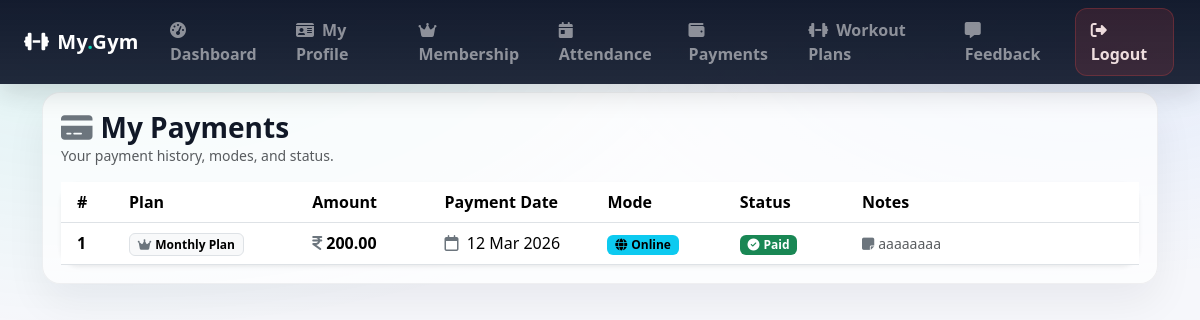
The page /member-payments/ (signed in) on the database its author committed.
### gymapp/models.py (models this page shows, shortened)
class Payment(models.Model):
    PAYMENT_MODE_CHOICES = (
        ('CASH', 'Cash'),
        ('ONLINE', 'Online'),
    )
    PAYMENT_STATUS_CHOICES = (
        ('PAID', 'Paid'),
        ('PENDING', 'Pending'),
    )
    member = models.ForeignKey(
        MemberProfile,on_delete=models.CASCADE, # If member is deleted, delete payment records
        related_name='payments' # Access payments via member.payments
    )
    plan = models.ForeignKey(
        MembershipPlan, on_delete=models.SET_NULL, # If plan is deleted, set to null
        null=True, blank=True,
        related_name='payments'  # Access payments via plan.payments
        )
    amount = models.DecimalField(max_digits=8, decimal_places=2) # e.g., 4549.99
    payment_date = models.DateField(default=timezone.now) # Date when payment was made
    mode = models.CharField(max_length=50, choices=PAYMENT_MODE_CHOICES) # e.g., Credit Card, Cash, etc.
    status = models.CharField(max_length=50, choices=PAYMENT_STATUS_CHOICES)
    notes = models.TextField(blank=True) # Optional field for any additional notes about the payment

class MembershipPlan(models.Model):
    name = models.CharField(max_length=100)
    duration_months = models.PositiveIntegerField() #e.g., 1, 3, 6, 12 monts
    fee = models.DecimalField(max_digits=6, decimal_places=2) #e.g., 4549.99
    description = models.TextField(blank=True)

### gymapp/views.py (the view)
# urls.py: path('member-payments/', member_payments, name='member_payments'),
@member_required
def member_payments(request):
    member_profile = MemberProfile.objects.get(user=request.user)
    payments = Payment.objects.filter(member=member_profile).order_by('-payment_date')
    return render(request, 'member_payments.html', {'payments': payments})

### gymapp/views.py (called while the page is built)
def member_required(view_func):
    @wraps(view_func)
    def wrapper(request, *args, **kwargs):
        if not request.user.is_authenticated or getattr(request.user, 'role', None) != 'MEMBER':
            messages.error(request, "You must be an admin to access this page.")
            return redirect('member_login')
        return view_func(request, *args, **kwargs)
    return wrapper

### gymapp/templates/member_payments.html (shortened to what this page needs)
{% extends 'base.html' %}
{% block content %}
<div class="d-flex flex-wrap justify-content-between align-items-center gap-2 mb-3">
    <div>
        <h3 class="mb-0 fw-bold">
            <i class="fa-solid fa-credit-card me-2 text-secondary"></i>My Payments
        </h3>
        <div class="text-muted small">Your payment history, modes, and status.</div>
    </div>
</div>
<div class="card border-0 shadow-sm" style="border-radius:18px;">
    <div class="card-body p-0">
        <div class="table-responsive">
            <table class="table table-hover align-middle mb-0">
                <thead style="background: rgba(15,23,42,.98); color:#fff;">
                <tr>
                    <th class="ps-3" style="width:60px;">#</th>
                    <th style="min-width:180px;">Plan</th>
                    <th style="min-width:130px;">Amount</th>
                    <th style="min-width:160px;">Payment Date</th>
                    <th style="min-width:130px;">Mode</th>
                    <th style="min-width:120px;">Status</th>
                    <th style="min-width:280px;">Notes</th>
                </tr>
                </thead>
                <tbody>
                {% for p in payments %}
                    <tr>
                        <td class="ps-3 fw-semibold">{{ forloop.counter }}</td>
                        <td>
                            {% if p.plan %}
                                <span class="badge text-bg-light border">
                                    <i class="fa-solid fa-crown me-1 text-secondary"></i>{{ p.plan.name }}
                                </span>
                            {% else %}
                                <span class="text-muted">-</span>
                            {% endif %}
                        </td>
                        <td class="text-nowrap fw-bold">
                            <i class="fa-solid fa-indian-rupee-sign me-1 text-secondary"></i>{{ p.amount }}
                        </td>
                        <td class="text-nowrap">
                            {% if p.payment_date %}
                                <i class="fa-regular fa-calendar me-1 text-secondary"></i>
                                {{ p.payment_date|date:"d M Y" }}
                            {% else %}
                                <span class="text-muted">-</span>
                            {% endif %}
                        </td>
                        <td class="text-nowrap">
                            {% if p.mode == 'ONLINE' %}
                                <span class="badge text-bg-info">
                                    <i class="fa-solid fa-globe me-1"></i>{{ p.get_mode_display }}
                                </span>
                            {% else %}
                                <span class="badge text-bg-secondary">
                                    <i class="fa-solid fa-money-bill-wave me-1"></i>{{ p.get_mode_display }}
                                </span>
                            {% endif %}
                        </td>
                        <td class="text-nowrap">
                            {% if p.status == 'PAID' %}
                                <span class="badge text-bg-success">
                                    <i class="fa-solid fa-circle-check me-1"></i>Paid
                                </span>
                            {% else %}
                                <span class="badge text-bg-warning">
                                    <i class="fa-solid fa-clock me-1"></i>Pending
                                </span>
                            {% endif %}
                        </td>
                        <td>
                            {% if p.notes %}
                                <div class="small text-muted" style="white-space:normal;">
                                    <i class="fa-solid fa-note-sticky me-1 text-secondary"></i>{{ p.notes }}
                                </div>
                            {% else %}
                                <span class="text-muted">-</span>
                            {% endif %}
                        </td>
                    </tr>
                {% endfor %}
                </tbody>
            </table>
        </div>
    </div>
</div>
{% endblock %}

### gymapp/templates/base.html (style rules this page uses)
:root { --brand: #00d1b2; --dark-2: #0f172a; --card: #ffffff; --muted: #6b7280; }
body { background: radial-gradient(1200px 600px at 10% 0%, rgba(0, 209, 178, .10), transparent 55%), radial-gradient(900px 450px at 90% 10%, rgba(59, 130, 246, .10), transparent 55%), #f6f7fb; color: #111827; }

### rows shown on the page
Payment: plan.name "Monthly Plan", amount "200.00", payment_date "12 Mar 2026", mode "Online", status "PAID" (drawn), notes "aaaaaaaa"
